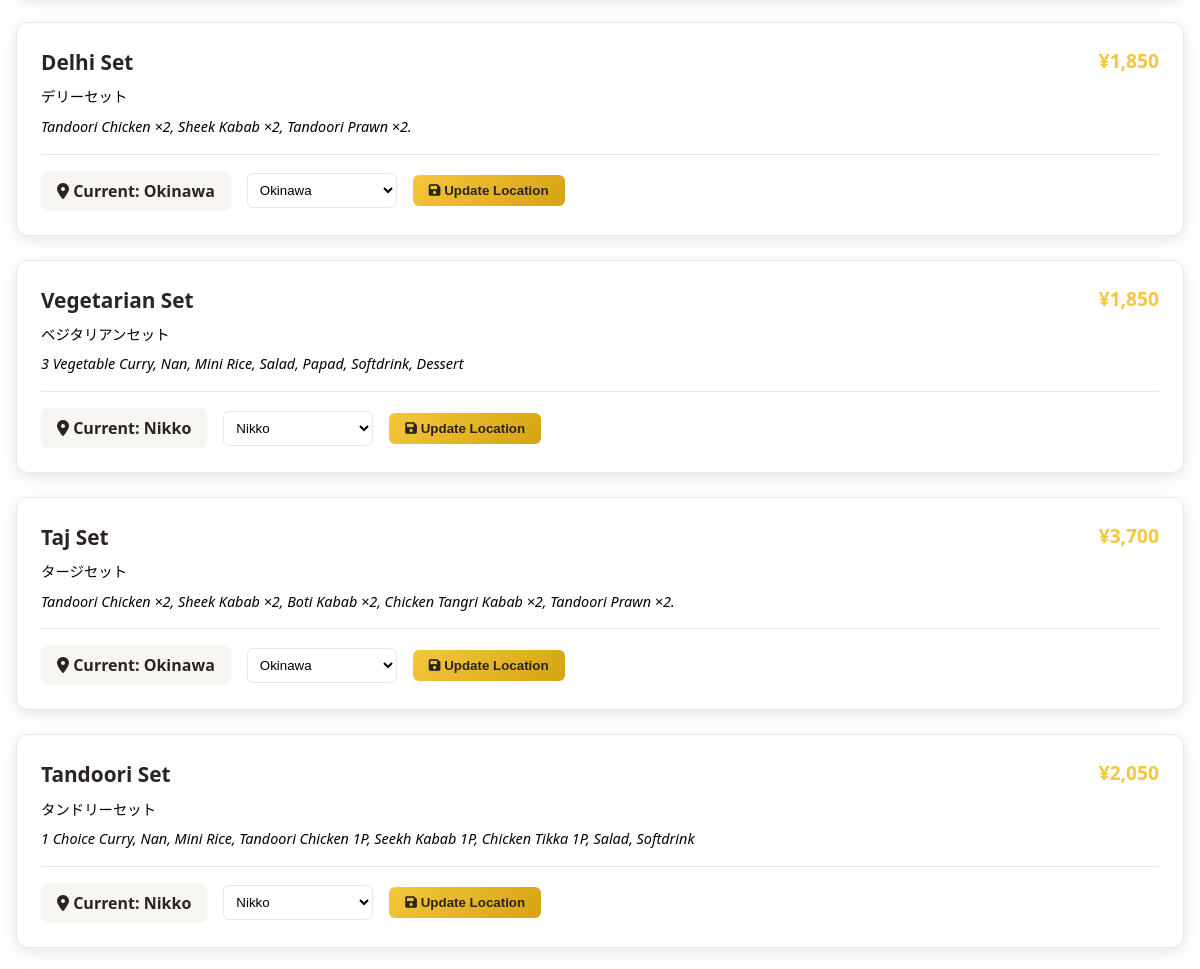
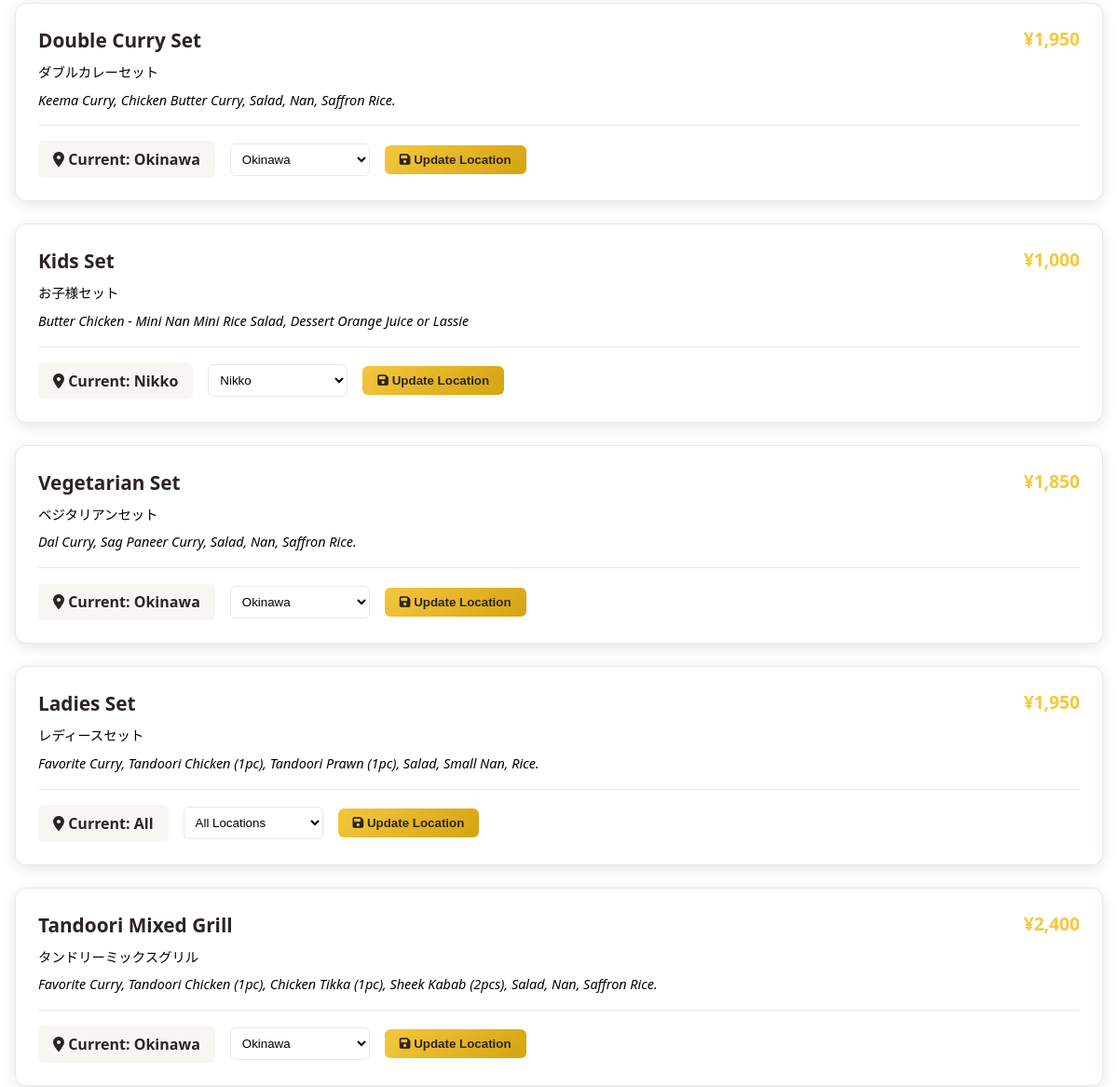
The app's page /admin/set-menus (middle part), older data (2 pictures, top to bottom).
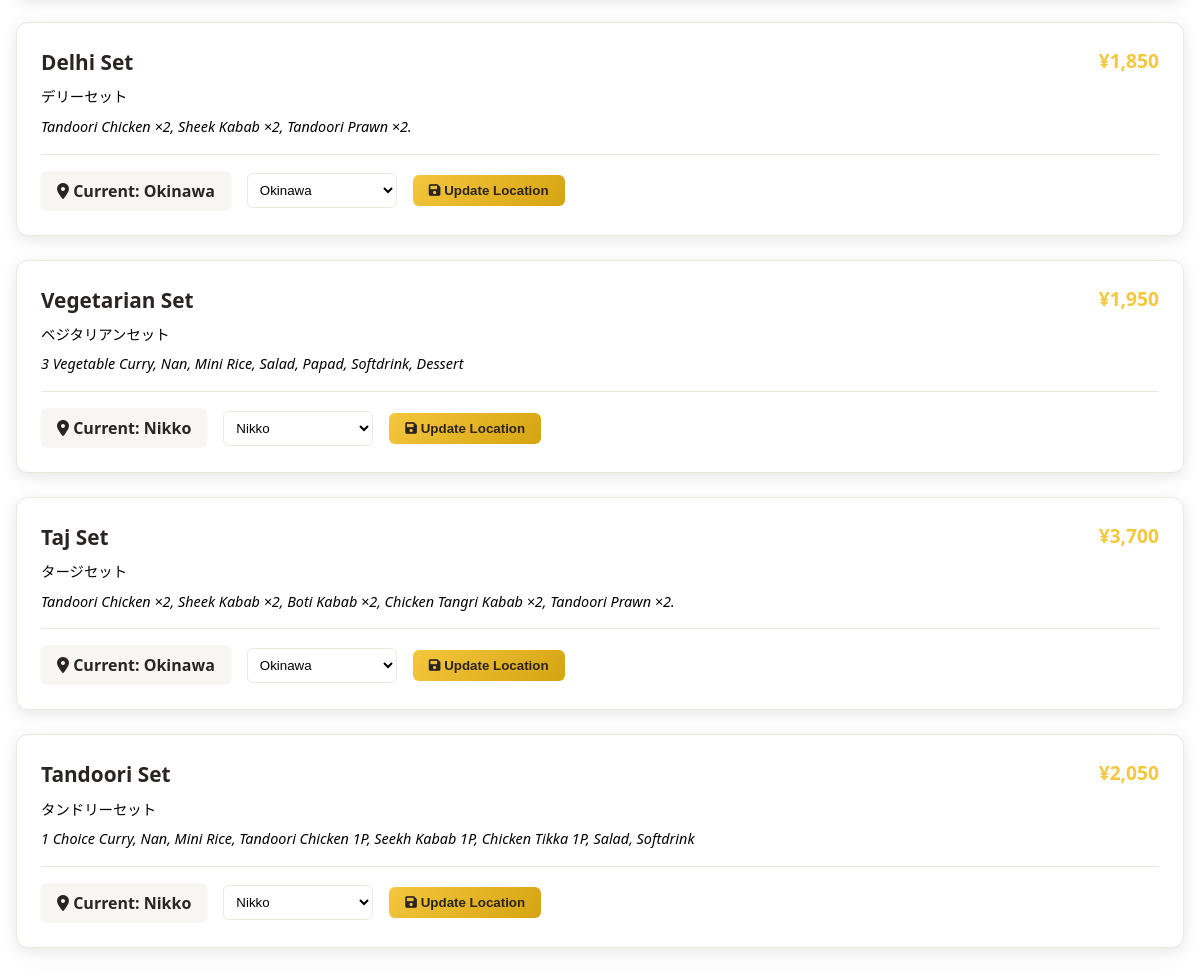
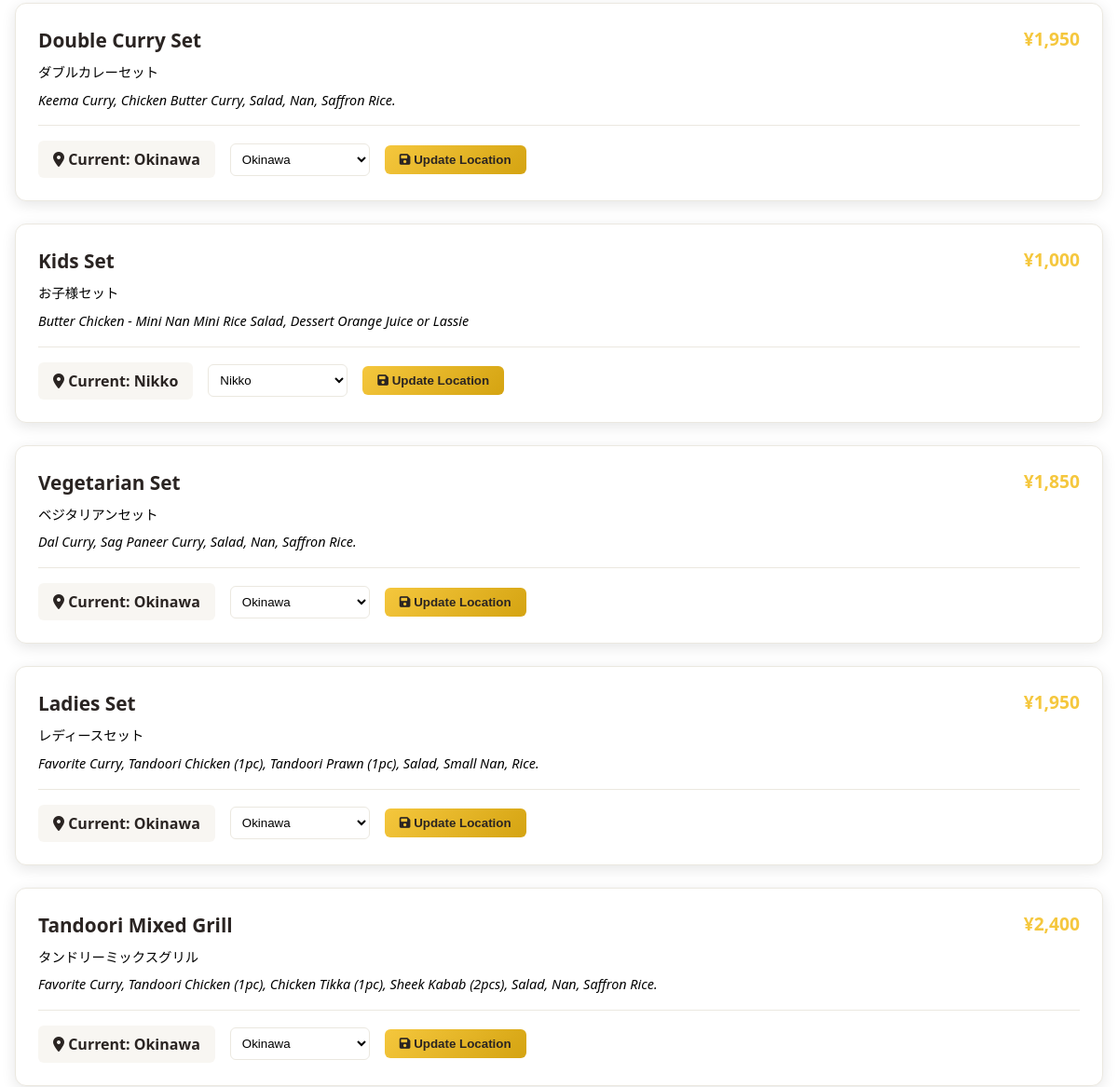
The same page, newer data (2 pictures, top to bottom).
### tables this page shows
CREATE TABLE menu_sets (
                    id INTEGER PRIMARY KEY AUTOINCREMENT,
                    name_en TEXT NOT NULL,
                    name_jp TEXT NOT NULL,
                    description_en TEXT,
                    description_jp TEXT,
                    price INTEGER NOT NULL,
                    image_url TEXT,
                    is_available BOOLEAN DEFAULT 1,
                    sort_order INTEGER DEFAULT 0,
                    created_at TIMESTAMP DEFAULT CURRENT_TIMESTAMP
                , restaurant_location TEXT NOT NULL DEFAULT "all");

### app.py (the view)
@app.route('/admin/set-menus')
def admin_set_menus():
    set_menus = db.get_all_set_menus()
    return render_template('admin_set_menus.html', set_menus=set_menus)

### database.py (called while the page is built)
    def get_all_set_menus(self) -> List[Dict]:
        with sqlite3.connect(self.db_path) as conn:
            conn.row_factory = sqlite3.Row
            cursor = conn.cursor()
            cursor.execute('''
                SELECT * FROM menu_sets
                ORDER BY sort_order, name_en
            ''')
            return [dict(row) for row in cursor.fetchall()]

### templates/admin_set_menus.html (shortened to what this page needs)
<!DOCTYPE html>
<html lang="en">
<head>
    <link rel="stylesheet" href="{{ url_for('static', filename='css/style.css') }}">
    <link rel="stylesheet" href="https://cdnjs.cloudflare.com/ajax/libs/font-awesome/6.0.0/css/all.min.css">
</head>
<body>
    <div class="admin-container">
        {% if set_menus %}
            {% for set_menu in set_menus %}
            <div class="set-menu-card">
                <div class="set-menu-header">
                    <div class="set-menu-info">
                        <h3>{{ set_menu.name_en }}</h3>
                        <p>{{ set_menu.name_jp }}</p>
                        {% if set_menu.description_en %}
                        <p style="margin-top: 0.5rem; font-style: italic;">{{ set_menu.description_en }}</p>
                        {% endif %}
                    </div>
                    <div class="set-menu-price">¥{{ "{:,}".format(set_menu.price) }}</div>
                </div>
                <div class="location-form">
                    <div class="current-location">
                        <i class="fas fa-map-marker-alt"></i>
                        Current: <strong>{{ set_menu.restaurant_location.title() }}</strong>
                    </div>
                    <form method="POST" action="{{ url_for('update_set_menu_location', set_id=set_menu.id) }}" style="display: flex; gap: 1rem; align-items: center; flex-wrap: wrap;">
                        <select name="restaurant_location" class="location-select" required>
                            <option value="all" {% if set_menu.restaurant_location == 'all' %}selected{% endif %}>All Locations</option>
                            <option value="nikko" {% if set_menu.restaurant_location == 'nikko' %}selected{% endif %}>Nikko</option>
                            <option value="okinawa" {% if set_menu.restaurant_location == 'okinawa' %}selected{% endif %}>Okinawa</option>
                        </select>
                        <button type="submit" class="update-btn">
                            <i class="fas fa-save"></i> Update Location
                        </button>
                    </form>
                </div>
            </div>
            {% endfor %}
        {% else %}
            <div class="empty-state">
                <i class="fas fa-utensils"></i>
                <h3>No Set Menus Found</h3>
                <p>There are no set menus in the database yet.</p>
            </div>
        {% endif %}
    </div>
</body>
</html>

Row changes from the older to the newer data that the page shows:
changed menu_sets "3 Vegetable Curry, Nan, Mini Rice, Salad, Papad, Softdrink, Dessert": price "1,850" → "1,950"
changed menu_sets "Ladies Set": restaurant_location "All" → "Okinawa"; restaurant_location "All Locations" → "Okinawa"
